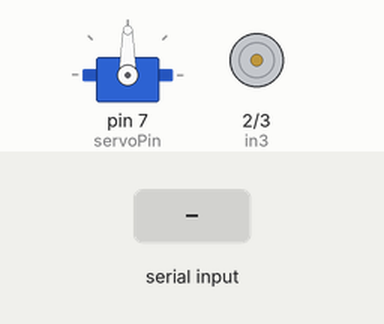
A sketch run on a simulated Arduino Uno, built with avr-gcc and run on an emulated ATmega328P. Shown: servo, motor-driver pin pairs drawn as motors (green arrow = first pin HIGH = forward, orange = second pin HIGH = backward, longer = more drive, scaled by the enable pin). The test bench sets the inputs (shaded band).

Above: at 1.2 s.
1.3 s: "a" received over Serial
4.3 s: "w" received over Serial
At 4.8 s:
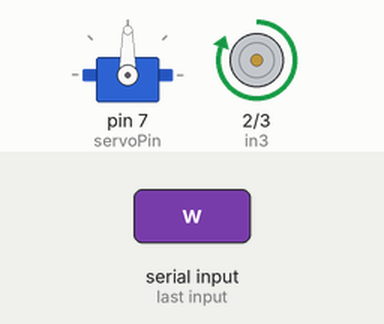
5.8 s: "q" received over Serial
At 7.0 s:
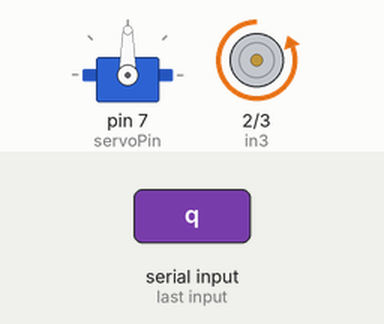
7.3 s: "d" received over Serial
At 8.6 s:
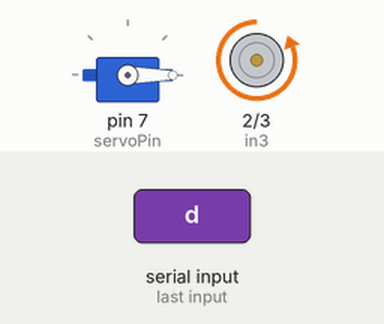
10.3 s: "w" received over Serial
At 11.5 s:
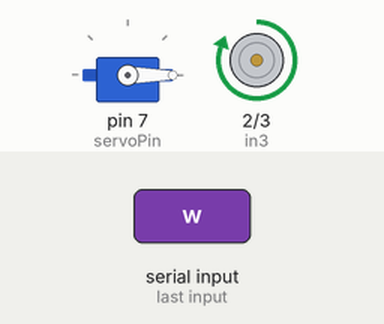
11.8 s: "a" received over Serial
At 12.31 s:
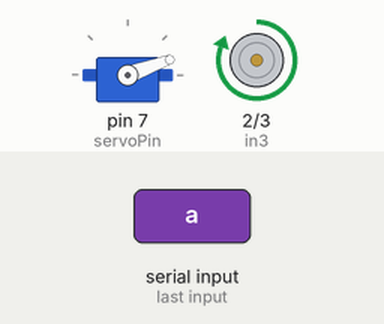
Timing chart, 0 to 14.8 s (numbered marks = the images above; inputs shaded):
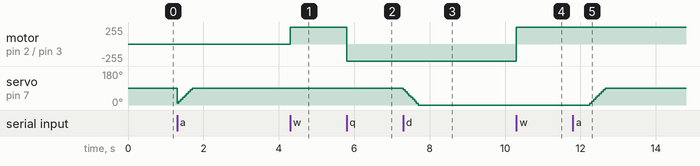

The sketch:

ard.ino
```cpp
#include <Servo.h>

const int in3 = 2;
const int in4 = 3;
const int en2 = 5;

const int servoPin = 7;
byte incomingByte;
Servo servo;
int i = 0;


void setup() {
    Serial.begin(9600);
  servo.attach(servoPin);
    pinMode(in3, OUTPUT);
    pinMode(in4, OUTPUT);
    pinMode(en2, OUTPUT);

    analogWrite(en2, 255);
}

void loop() {
  if (Serial.available() > 0) {
    incomingByte = Serial.read();
    if(incomingByte == 'w'){
      digitalWrite(in3, HIGH);
      digitalWrite(in4, LOW);
    }
    else if(incomingByte == 'q'){
      digitalWrite(in3, LOW);
      digitalWrite(in4, HIGH);
    }
    else if(incomingByte == 's'){
      digitalWrite(in3, LOW);
      digitalWrite(in4, LOW);
    }
    else if(incomingByte == 'a'){

      while(i < 90){
          i += 10;
        servo.write(i);
        delay(50);
      }
    }
    else if(incomingByte == 'd'){
      while(i > -90){
          i -= 10;
        servo.write(i);
        delay(50);
      }
    }
  }
}
```

Measured:
- after the input at 4.3 s, motor on pin 2 (in3) / pin 3 (in4): stopped → forward 255/255 at once
- after the input at 5.8 s, motor on pin 2 (in3) / pin 3 (in4): forward 255/255 → backward 255/255 at once
- after the input at 7.3 s, servo on pin 7 (servoPin): moves from 90° to 0° over 0.40 s, starting at once
- after the input at 10.3 s, motor on pin 2 (in3) / pin 3 (in4): backward 255/255 → forward 255/255 at once
- after the input at 11.8 s, servo on pin 7 (servoPin): moves from 0° to 90° over 0.40 s, starting after 0.45 s
